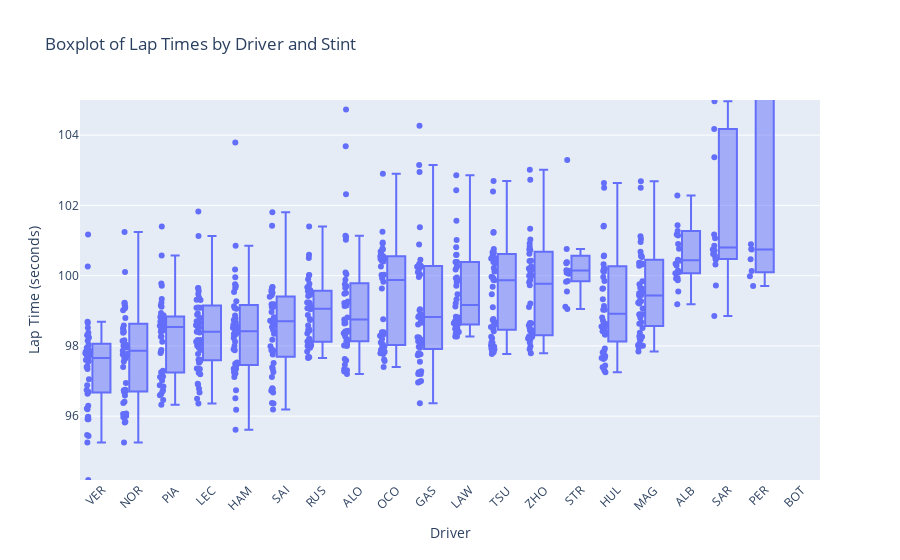

Notebook source saved alongside this figure:
### Code cell
import plotly.express as px

# Création du boxplot avec plotly
fig = px.box(
    df,
    x="Driver",
    y="LapTime_seconds",
    category_orders=race_final_position,
    #color="Stint",
    #category_orders={"Driver": avg_times.index.tolist()},  # pour ordonner les pilotes
    #color_discrete_map={'SOFT':'red','MEDIUM':'yellow','HARD':'black','TEST_UNKNOWN':'purple'},  # utilisez votre dictionnaire de couleurs
    title='Boxplot of Lap Times by Driver and Stint',
    labels={"LapTime_seconds": "Lap Time (seconds)", "Driver": "Driver"},
    points='all',    
    )
# Rotation des labels de l'axe x
fig.update_layout(xaxis_tickangle=-45,yaxis_range=[df['LapTime_seconds'].min(), 105])

#yaxis_range=[df['LapTime_seconds'].min(), 105]
# Affichage du graphique
fig.show()

### Figure 1 — Plotly figure (JSON) as saved in the notebook; plotly's stock layout.template omitted (floating-point values rounded to 4 significant figures; data arrays with more than 128 entries replaced by an {"elided": "..."} marker saying what was removed)
{"data": [{"alignmentgroup": "True", "boxpoints": "all", "hovertemplate": "Driver=%{x}<br>Lap Time (seconds)=%{y}<extra></extra>", "legendgroup": "", "marker": {"color": "#636efa"}, "name": "", "notched": false, "offsetgroup": "", "orientation": "v", "showlegend": false, "type": "box", "x": {"elided": "880 str values"}, "x0": " ", "xaxis": "x", "y": {"elided": "880 float values"}, "y0": " ", "yaxis": "y"}], "layout": {"boxmode": "group", "legend": {"tracegroupgap": 0}, "title": {"text": "Boxplot of Lap Times by Driver and Stint"}, "xaxis": {"anchor": "y", "categoryarray": ["VER", "NOR", "PIA", "LEC", "HAM", "SAI", "RUS", "ALO", "OCO", "GAS", "LAW", "TSU", "ZHO", "STR", "HUL", "MAG", "ALB", "SAR", "PER", "BOT"], "categoryorder": "array", "domain": [0, 1], "tickangle": -45, "title": {"text": "Driver"}}, "yaxis": {"anchor": "x", "domain": [0, 1], "range": [94.18, 105], "title": {"text": "Lap Time (seconds)"}}}}
